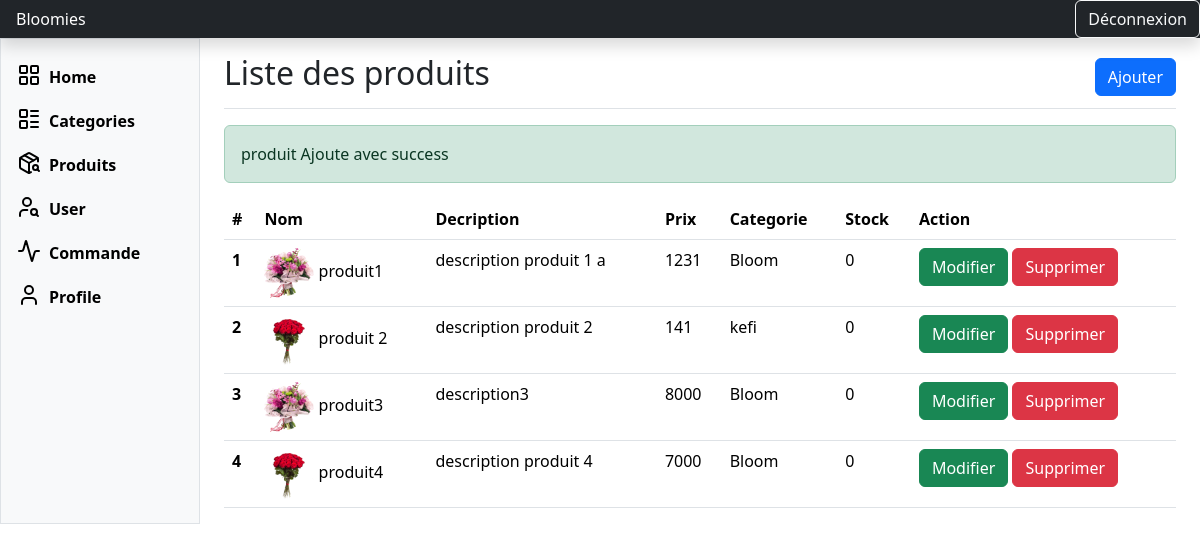
The page /admin/produits/liste.php?ajout=ok on the database as committed earlier.
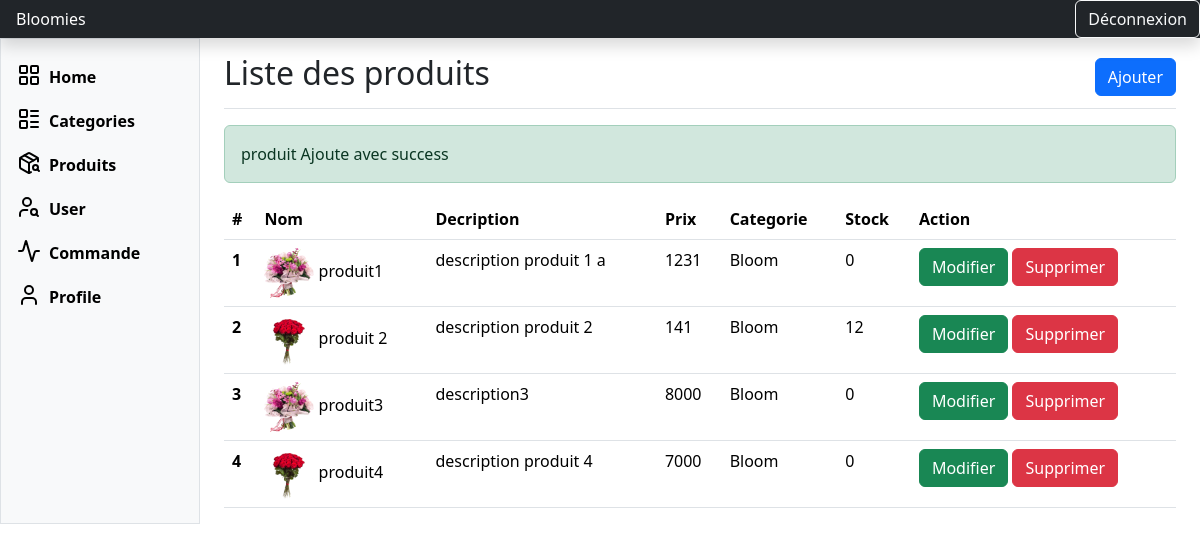
The same page on the database as committed later.
### tables this page shows
CREATE TABLE `produit` (
  `id` int(11) NOT NULL,
  `nom` varchar(255) NOT NULL,
  `prix` float NOT NULL,
  `description` text NOT NULL,
  `image` text NOT NULL,
  `categorie` int(11) NOT NULL,
  `stock` int(11) NOT NULL,
  `date_creation` date NOT NULL,
  `date_modification` date NOT NULL
);

CREATE TABLE `categories` (
  `id` int(11) NOT NULL,
  `nom` varchar(255) NOT NULL,
  `description` varchar(255) NOT NULL,
  `image` varchar(255) NOT NULL,
  `createur` int(11) NOT NULL,
  `date_creation` date NOT NULL,
  `date_modification` date NOT NULL
);

### inc/functions.php (called while the page is built, shortened)
<?php
function connectToDatabase(){
    try {
        $conn = new PDO("mysql:host=" . MONHOST . ";dbname=" . MABD, MONUSER, MONPWD);
        $conn->setAttribute(PDO::ATTR_ERRMODE, PDO::ERRMODE_EXCEPTION);
        return $conn;
    } catch (PDOException $e) {
        echo "Erreur de connexion à la base de données : " . $e->getMessage();
        die();
    }
}
function getAllProducts($conn){
    $requete = "SELECT * FROM produit";
    $resultat = $conn->query($requete);
    $produit = $resultat->fetchAll();
    return $produit;
}
$conn = connectToDatabase();
$produits = getAllProducts($conn);
function getCategorieById($conn,$id){
    $requette ="SELECT * FROM categories WHERE id =$id  ";
    $statement = $conn->prepare($requette);
    $statement->execute();
    $resultats = $statement->fetch();
    return $resultats;
}
?>

### admin/produits/liste.php (the view, shortened to what this page needs)
<?php
include "../../inc/functions.php";
$produits=getAllProducts($conn);
include "../template/header.php";
?>
<div class="container-fluid">
  <div class="row">
  <?php
   include "../template/navigation.php";
?>
    <div class="col-md-9 ms-sm-auto col-lg-10 px-md-4">
      <div class="d-flex justify-content-between flex-wrap flex-md-nowrap align-items-center pt-3 pb-2 mb-3 border-bottom">
        <h1 class="h2">Liste des produits</h1>
        <div>
        <a class="btn btn-primary" data-bs-toggle="modal" data-bs-target="#exampleModal">Ajouter</a>
        </div>
      </div>
      <div>
      <?php
          if(isset($_GET['ajout']) && $_GET['ajout'] =="ok" ){
            print'<div class="alert alert-success">
            produit Ajoute avec success
              </div>';
                  }
                 ?>
      <table class="table">
          <thead>
            <tr>
              <th scope="col">#</th>
              <th scope="col">Nom</th>
              <th scope="col">Decription</th>
              <th scope="col">Prix</th>
              <th scope="col">Categorie</th>
              <th scope="col">Stock</th>
              <th scope="col">Action</th>
            </tr>
          </thead>
          <tbody>
          <?php
          foreach($produits as $i => $p){
              $CategorieById = getCategorieById($conn, $p['categorie']);
            $i++;
                     print'<tr>
                     <th scope="row">'.$i.'</th>
                     <td>
                     <img src="/bloomies/images/'.$p['image'].'" width="50" height="50" /> '. $p['nom'].'
                     </td>
                     <td>'.$p['description'].'</td>
                     <td>'.$p['prix'].'</td>
                     <td>'.$CategorieById['nom'].'</tWd>
                     <td>'.$p['stock'].'</td>
                     <td>
                           <a data-bs-toggle="modal" data-bs-target="#editModal'.$p['id'].'" class="btn btn-success">Modifier</a>
                           <a href="supprimer.php?idc='.$p['id'].'"class="btn btn-danger">Supprimer</a>
                     </td>
                   </tr>';
          }
          ?>
          </tbody>
        </table>
      </div>
    </div>
  </div>
</div>
<?php
include "../template/footer.php";
?>

Rows that differ between the two databases and show on the page:
changed produit "produit 2": categories.nom "kefi" → "Bloom"; stock "0" → "12"
